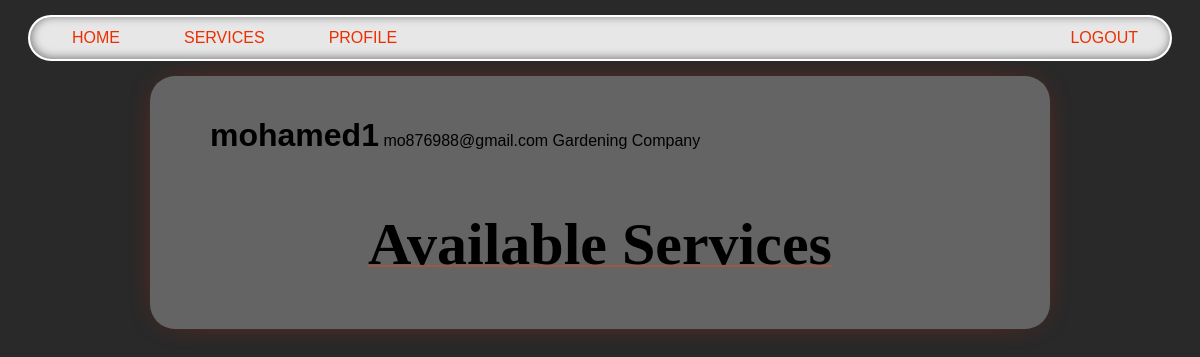
The page /company/mohamed1 on the database as committed earlier.
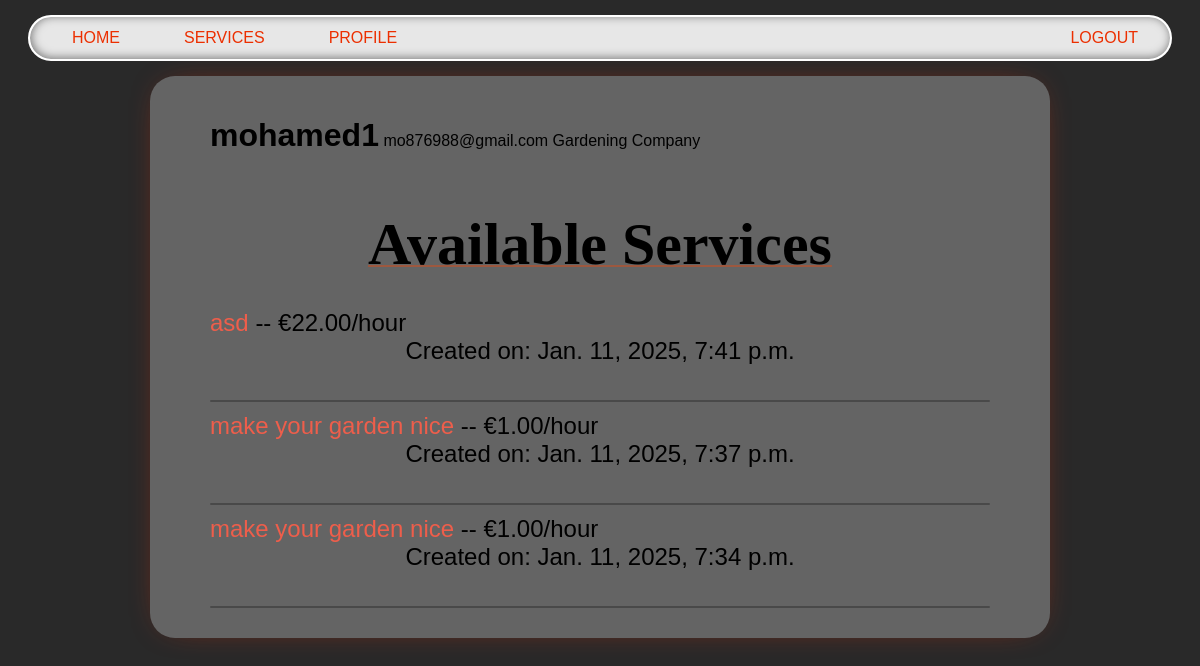
The same page on the database as committed later.
### services/models.py (models this page shows, shortened)
class Service(models.Model):
    FIELD_CHOICES = [
        ('Air Conditioner', 'Air Conditioner'),
        ('Carpentry', 'Carpentry'),
        ('Electricity', 'Electricity'),
        ('Gardening', 'Gardening'),
        ('Home Machines', 'Home Machines'),
        ('House Keeping', 'House Keeping'),
        ('Interior Design', 'Interior Design'),
        ('Locks', 'Locks'),
        ('Painting', 'Painting'),
        ('Plumbing', 'Plumbing'),
        ('Water Heaters', 'Water Heaters'),
    ]
    company = models.ForeignKey(Company, on_delete=models.CASCADE, related_name='services')
    name = models.CharField(max_length=40)
    description = models.TextField()
    price_hour = models.DecimalField(decimal_places=2, max_digits=10)
    rating = models.IntegerField(default=0)
    field = models.CharField(max_length=30, choices=FIELD_CHOICES)
    date = models.DateTimeField(default=timezone.now)  # Correct field name

### netfix/views.py (the view)
# urls.py: path('company/<slug:name>', v.company_profile, name='company_profile'),
def company_profile(request, name):
    user = User.objects.get(username=name)
    services = Service.objects.filter(
        company=Company.objects.get(user=user)).order_by("-date")
    return render(request, 'users/profile.html', {'user': user, 'services': services})

### users/templates/users/profile.html (shortened to what this page needs)
{% extends 'main/base.html' %}
{% block content %}
    {% if user.is_customer %}
        <div style="display: ruby;">
            <h1>{{ user.username }} </h1>
            <p>{{ user.email }}</p>
            <p style="float: right;">Customer</p>
        </div>
    {% else %}
        <div style="display: ruby;">
            <h1>{{ user.username }}</h1>
            <p>{{ user.email }}</p>
            <p style="float: right;">{{ user.company.field }} Company</p>
        </div>
    {% endif %}
    {% if 'customer' in request.path %}
        <p class="title">Previous Requested Services</p>
    {% else %}
        <p class="title">Available Services</p>
    {% endif %}
    {% if user.is_customer %}
        {% for service in sh %}
            <div>
                <a href="/services/{{ service.service.id }}">{{ service.service.name }}</a> ({{ service.service.field }})
                <p style="margin: 0; display: inline-block;"> ❱❱ Total Cost: €{{ service.total_cost }}</p>
                <p style="margin: 0; display: inline-block;"> ❱❱ Requested on: {{ service.date_requested }}</p>
                <p style="float: right; margin: 0;">
                    by <a href="/company/{{ service.service.company.user.username }}">{{ service.service.company.user.username }}</a>
                </p>
            </div>
            <div class="line"></div>
        {% endfor %}
    {% else %}
        {% for service in services %}
            <div class="list_services_profile">
                <a href="/services/{{ service.id }}">{{ service.name }}</a> -- €{{ service.price_hour }}/hour
                <p style="margin: 0;">Created on: {{ service.date}}</p>
                <div class="line"></div>
            </div>
        {% endfor %}
    {% endif %}
{% endblock %}

Rows that differ between the two databases and show on the page:
added Service: name "asd", price_hour "22.00", date "Jan. 11, 2025, 7:41 p.m."
added Service: name "make your garden nice", price_hour "1.00", date "Jan. 11, 2025, 7:37 p.m."
added Service: name "make your garden nice", price_hour "1.00", date "Jan. 11, 2025, 7:34 p.m."
